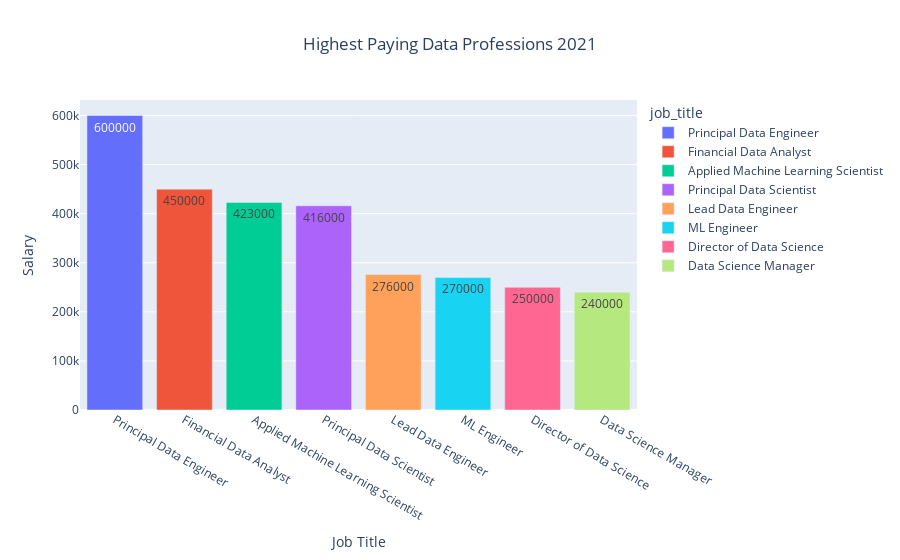

The code cell stored with this chart in its notebook:
### Code cell
fig = (px.bar(paying_2021[:10].drop_duplicates(subset=["job_title"]), 
                            x="job_title", y="salary_in_usd", 
                            color="job_title", text="salary_in_usd", title="Highest Paying Data Professions 2021")
                            ).update_layout(xaxis_title="Job Title", yaxis_title="Salary", title_x=0.5)
fig

### Figure 1 — Plotly figure (JSON) as saved in the notebook; plotly's stock layout.template omitted (floating-point values rounded to 4 significant figures)
{"data": [{"alignmentgroup": "True", "hovertemplate": "job_title=%{x}<br>salary_in_usd=%{text}<extra></extra>", "legendgroup": "Principal Data Engineer", "marker": {"color": "#636efa", "pattern": {"shape": ""}}, "name": "Principal Data Engineer", "offsetgroup": "Principal Data Engineer", "orientation": "v", "showlegend": true, "text": [600000], "textposition": "auto", "type": "bar", "x": ["Principal Data Engineer"], "xaxis": "x", "y": [600000], "yaxis": "y"}, {"alignmentgroup": "True", "hovertemplate": "job_title=%{x}<br>salary_in_usd=%{text}<extra></extra>", "legendgroup": "Financial Data Analyst", "marker": {"color": "#EF553B", "pattern": {"shape": ""}}, "name": "Financial Data Analyst", "offsetgroup": "Financial Data Analyst", "orientation": "v", "showlegend": true, "text": [450000], "textposition": "auto", "type": "bar", "x": ["Financial Data Analyst"], "xaxis": "x", "y": [450000], "yaxis": "y"}, {"alignmentgroup": "True", "hovertemplate": "job_title=%{x}<br>salary_in_usd=%{text}<extra></extra>", "legendgroup": "Applied Machine Learning Scientist", "marker": {"color": "#00cc96", "pattern": {"shape": ""}}, "name": "Applied Machine Learning Scientist", "offsetgroup": "Applied Machine Learning Scientist", "orientation": "v", "showlegend": true, "text": [423000], "textposition": "auto", "type": "bar", "x": ["Applied Machine Learning Scientist"], "xaxis": "x", "y": [423000], "yaxis": "y"}, {"alignmentgroup": "True", "hovertemplate": "job_title=%{x}<br>salary_in_usd=%{text}<extra></extra>", "legendgroup": "Principal Data Scientist", "marker": {"color": "#ab63fa", "pattern": {"shape": ""}}, "name": "Principal Data Scientist", "offsetgroup": "Principal Data Scientist", "orientation": "v", "showlegend": true, "text": [416000], "textposition": "auto", "type": "bar", "x": ["Principal Data Scientist"], "xaxis": "x", "y": [416000], "yaxis": "y"}, {"alignmentgroup": "True", "hovertemplate": "job_title=%{x}<br>salary_in_usd=%{text}<extra></extra>", "legendgroup": "Lead Data Engineer", "marker": {"color": "#FFA15A", "pattern": {"shape": ""}}, "name": "Lead Data Engineer", "offsetgroup": "Lead Data Engineer", "orientation": "v", "showlegend": true, "text": [276000], "textposition": "auto", "type": "bar", "x": ["Lead Data Engineer"], "xaxis": "x", "y": [276000], "yaxis": "y"}, {"alignmentgroup": "True", "hovertemplate": "job_title=%{x}<br>salary_in_usd=%{text}<extra></extra>", "legendgroup": "ML Engineer", "marker": {"color": "#19d3f3", "pattern": {"shape": ""}}, "name": "ML Engineer", "offsetgroup": "ML Engineer", "orientation": "v", "showlegend": true, "text": [270000], "textposition": "auto", "type": "bar", "x": ["ML Engineer"], "xaxis": "x", "y": [270000], "yaxis": "y"}, {"alignmentgroup": "True", "hovertemplate": "job_title=%{x}<br>salary_in_usd=%{text}<extra></extra>", "legendgroup": "Director of Data Science", "marker": {"color": "#FF6692", "pattern": {"shape": ""}}, "name": "Director of Data Science", "offsetgroup": "Director of Data Science", "orientation": "v", "showlegend": true, "text": [250000], "textposition": "auto", "type": "bar", "x": ["Director of Data Science"], "xaxis": "x", "y": [250000], "yaxis": "y"}, {"alignmentgroup": "True", "hovertemplate": "job_title=%{x}<br>salary_in_usd=%{text}<extra></extra>", "legendgroup": "Data Science Manager", "marker": {"color": "#B6E880", "pattern": {"shape": ""}}, "name": "Data Science Manager", "offsetgroup": "Data Science Manager", "orientation": "v", "showlegend": true, "text": [240000], "textposition": "auto", "type": "bar", "x": ["Data Science Manager"], "xaxis": "x", "y": [240000], "yaxis": "y"}], "layout": {"barmode": "relative", "legend": {"title": {"text": "job_title"}, "tracegroupgap": 0}, "title": {"text": "Highest Paying Data Professions 2021", "x": 0.5}, "xaxis": {"anchor": "y", "categoryarray": ["Principal Data Engineer", "Financial Data Analyst", "Applied Machine Learning Scientist", "Principal Data Scientist", "Lead Data Engineer", "ML Engineer", "Director of Data Science", "Data Science Manager"], "categoryorder": "array", "domain": [0, 1], "title": {"text": "Job Title"}}, "yaxis": {"anchor": "x", "domain": [0, 1], "title": {"text": "Salary"}}}}
